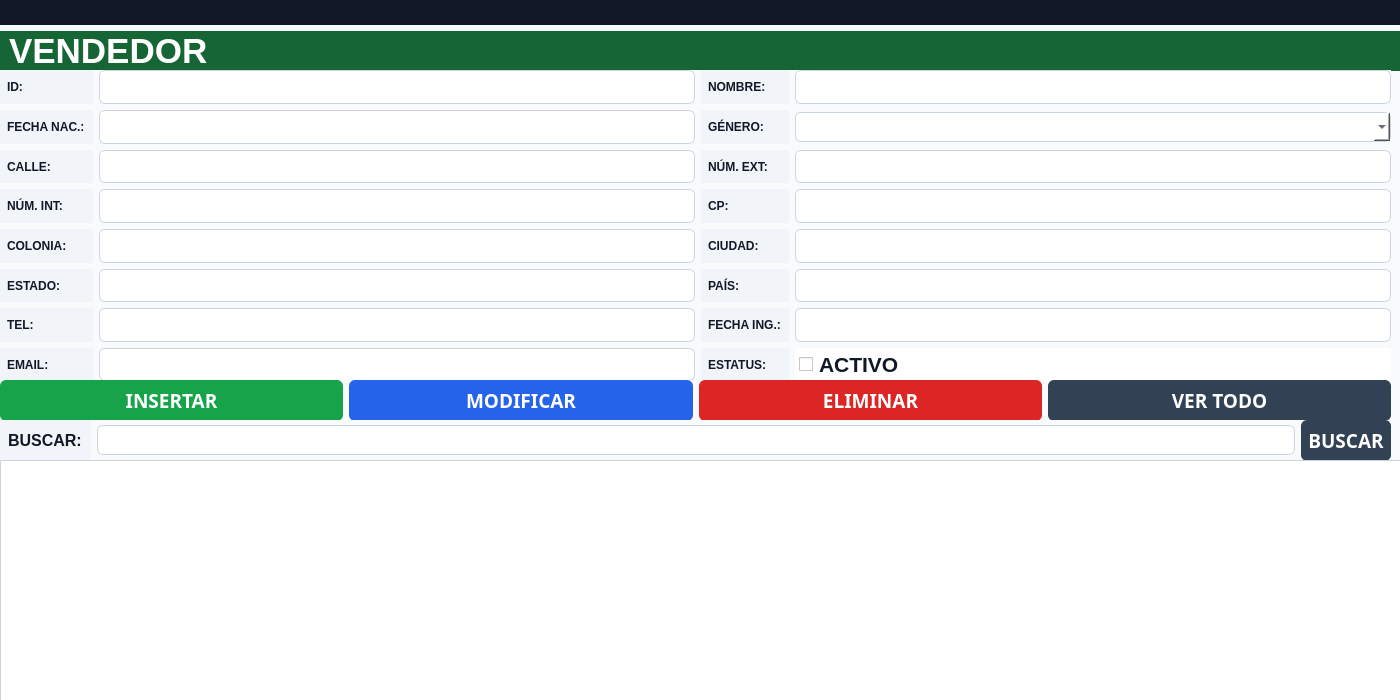
<?xml version='1.0' encoding='UTF-8'?>
<ui version="4.0">
 <class>frm_vendedor</class>
 <widget class="QFrame" name="frm_vendedor">
  <property name="geometry">
   <rect>
    <x>0</x>
    <y>0</y>
    <width>1400</width>
    <height>700</height>
   </rect>
  </property>
  <property name="windowTitle">
   <string>Vendedor</string>
  </property>
  <property name="styleSheet">
   <string notr="true">background-color: #F8FAFC;</string>
  </property>
  <widget class="QWidget" name="gridLayoutWidget_2">
   <property name="geometry">
    <rect>
     <x>0</x>
     <y>0</y>
     <width>1401</width>
     <height>71</height>
    </rect>
   </property>
   <layout class="QGridLayout" name="gridLayout_2">
    <item row="1" column="0">
     <widget class="QLabel" name="label">
      <property name="font">
       <font>
        <family>MS Shell Dlg 2</family>
        <pointsize>26</pointsize>
        <weight>75</weight>
        <bold>true</bold>
       </font>
      </property>
      <property name="layoutDirection">
       <enum>Qt::RightToLeft</enum>
      </property>
      <property name="styleSheet">
       <string notr="true">background-color: #166534;
color: #FFFFFF;
font-weight: bold;
padding-left: 10px;</string>
      </property>
      <property name="text">
       <string>VENDEDOR</string>
      </property>
     </widget>
    </item>
    <item row="0" column="0">
     <widget class="QLabel" name="label_19">
      <property name="styleSheet">
       <string notr="true">background-color: #111827;
color: #F8FAFC;
font-weight: bold;
padding-left: 6px;</string>
      </property>
      <property name="text">
       <string></string>
      </property>
     </widget>
    </item>
   </layout>
  </widget>
  <widget class="QWidget" name="gridLayoutWidget">
   <property name="geometry">
    <rect>
     <x>0</x>
     <y>70</y>
     <width>1391</width>
     <height>311</height>
    </rect>
   </property>
   <layout class="QGridLayout" name="gridLayout">
    <item row="0" column="0">
     <widget class="QLabel" name="label_2">
      <property name="font">
       <font>
        <weight>75</weight>
        <bold>true</bold>
       </font>
      </property>
      <property name="styleSheet">
       <string notr="true">background-color: #F1F5F9;
color: #111827;
font-weight: bold;
padding: 4px;</string>
      </property>
      <property name="text">
       <string>ID:</string>
      </property>
     </widget>
    </item>
    <item row="0" column="1">
     <widget class="QLineEdit" name="txt_id_vend">
      <property name="font">
       <font>
        <family>Perpetua</family>
        <pointsize>16</pointsize>
       </font>
      </property>
      <property name="styleSheet">
       <string notr="true">background-color: #FFFFFF;
color: #111827;
border: 1px solid #CBD5E1;
border-radius: 6px;
padding: 6px;</string>
      </property>
     </widget>
    </item>
    <item row="0" column="2">
     <widget class="QLabel" name="label_3">
      <property name="font">
       <font>
        <weight>75</weight>
        <bold>true</bold>
       </font>
      </property>
      <property name="styleSheet">
       <string notr="true">background-color: #F1F5F9;
color: #111827;
font-weight: bold;
padding: 4px;</string>
      </property>
      <property name="text">
       <string>NOMBRE:</string>
      </property>
     </widget>
    </item>
    <item row="0" column="3">
     <widget class="QLineEdit" name="txt_nombre_vend">
      <property name="font">
       <font>
        <family>Perpetua</family>
        <pointsize>16</pointsize>
        <weight>75</weight>
        <bold>true</bold>
       </font>
      </property>
      <property name="styleSheet">
       <string notr="true">background-color: #FFFFFF;
color: #111827;
border: 1px solid #CBD5E1;
border-radius: 6px;
padding: 6px;</string>
      </property>
     </widget>
    </item>
    <item row="1" column="0">
     <widget class="QLabel" name="label_5">
      <property name="font">
       <font>
        <weight>75</weight>
        <bold>true</bold>
       </font>
      </property>
      <property name="styleSheet">
       <string notr="true">background-color: #F1F5F9;
color: #111827;
font-weight: bold;
padding: 4px;</string>
      </property>
      <property name="text">
       <string>FECHA NAC.:</string>
      </property>
     </widget>
    </item>
    <item row="1" column="1">
     <widget class="QLineEdit" name="txt_fecha_nacimiento_vend">
      <property name="font">
       <font>
        <family>Perpetua</family>
        <pointsize>16</pointsize>
       </font>
      </property>
      <property name="styleSheet">
       <string notr="true">background-color: #FFFFFF;
color: #111827;
border: 1px solid #CBD5E1;
border-radius: 6px;
padding: 6px;</string>
      </property>
     </widget>
    </item>
    <item row="1" column="2">
     <widget class="QLabel" name="label_6">
      <property name="font">
       <font>
        <weight>75</weight>
        <bold>true</bold>
       </font>
      </property>
      <property name="styleSheet">
       <string notr="true">background-color: #F1F5F9;
color: #111827;
font-weight: bold;
padding: 4px;</string>
      </property>
      <property name="text">
       <string>GÉNERO:</string>
      </property>
     </widget>
    </item>
    <item row="2" column="0">
     <widget class="QLabel" name="label_7">
      <property name="font">
       <font>
        <weight>75</weight>
        <bold>true</bold>
       </font>
      </property>
      <property name="styleSheet">
       <string notr="true">background-color: #F1F5F9;
color: #111827;
font-weight: bold;
padding: 4px;</string>
      </property>
      <property name="text">
       <string>CALLE:</string>
      </property>
     </widget>
    </item>
    <item row="2" column="1">
     <widget class="QLineEdit" name="txt_calle_vend">
      <property name="font">
       <font>
        <family>Perpetua</family>
        <pointsize>16</pointsize>
       </font>
      </property>
      <property name="styleSheet">
       <string notr="true">background-color: #FFFFFF;
color: #111827;
border: 1px solid #CBD5E1;
border-radius: 6px;
padding: 6px;</string>
      </property>
     </widget>
    </item>
    <item row="2" column="2">
     <widget class="QLabel" name="label_8">
      <property name="font">
       <font>
        <weight>75</weight>
        <bold>true</bold>
       </font>
      </property>
      <property name="styleSheet">
       <string notr="true">background-color: #F1F5F9;
color: #111827;
font-weight: bold;
padding: 4px;</string>
      </property>
      <property name="text">
       <string>NÚM. EXT:</string>
      </property>
     </widget>
    </item>
    <item row="2" column="3">
     <widget class="QLineEdit" name="txt_num_ext_vend">
      <property name="font">
       <font>
        <family>Perpetua</family>
        <pointsize>16</pointsize>
       </font>
      </property>
      <property name="styleSheet">
       <string notr="true">background-color: #FFFFFF;
color: #111827;
border: 1px solid #CBD5E1;
border-radius: 6px;
padding: 6px;</string>
      </property>
     </widget>
    </item>
    <item row="3" column="0">
     <widget class="QLabel" name="label_9">
      <property name="font">
       <font>
        <weight>75</weight>
        <bold>true</bold>
       </font>
      </property>
      <property name="styleSheet">
       <string notr="true">background-color: #F1F5F9;
color: #111827;
font-weight: bold;
padding: 4px;</string>
      </property>
      <property name="text">
       <string>NÚM. INT:</string>
      </property>
     </widget>
    </item>
    <item row="3" column="1">
     <widget class="QLineEdit" name="txt_num_int_vend">
      <property name="font">
       <font>
        <family>Perpetua</family>
        <pointsize>16</pointsize>
       </font>
      </property>
      <property name="styleSheet">
       <string notr="true">background-color: #FFFFFF;
color: #111827;
border: 1px solid #CBD5E1;
border-radius: 6px;
padding: 6px;</string>
      </property>
     </widget>
    </item>
    <item row="3" column="2">
     <widget class="QLabel" name="label_10">
      <property name="font">
       <font>
        <weight>75</weight>
        <bold>true</bold>
       </font>
      </property>
      <property name="styleSheet">
       <string notr="true">background-color: #F1F5F9;
color: #111827;
font-weight: bold;
padding: 4px;</string>
      </property>
      <property name="text">
       <string>CP:</string>
      </property>
     </widget>
    </item>
    <item row="3" column="3">
     <widget class="QLineEdit" name="txt_cp_vend">
      <property name="font">
       <font>
        <family>Perpetua</family>
        <pointsize>16</pointsize>
       </font>
      </property>
      <property name="styleSheet">
       <string notr="true">background-color: #FFFFFF;
color: #111827;
border: 1px solid #CBD5E1;
border-radius: 6px;
padding: 6px;</string>
      </property>
     </widget>
    </item>
    <item row="4" column="0">
     <widget class="QLabel" name="label_11">
      <property name="font">
       <font>
        <weight>75</weight>
        <bold>true</bold>
       </font>
      </property>
      <property name="styleSheet">
       <string notr="true">background-color: #F1F5F9;
color: #111827;
font-weight: bold;
padding: 4px;</string>
      </property>
      <property name="text">
       <string>COLONIA:</string>
      </property>
     </widget>
    </item>
    <item row="4" column="1">
     <widget class="QLineEdit" name="txt_colonia_vend">
      <property name="font">
       <font>
        <family>Perpetua</family>
        <pointsize>16</pointsize>
       </font>
      </property>
      <property name="styleSheet">
       <string notr="true">background-color: #FFFFFF;
color: #111827;
border: 1px solid #CBD5E1;
border-radius: 6px;
padding: 6px;</string>
      </property>
     </widget>
    </item>
    <item row="4" column="2">
     <widget class="QLabel" name="label_12">
      <property name="font">
       <font>
        <weight>75</weight>
        <bold>true</bold>
       </font>
      </property>
      <property name="styleSheet">
       <string notr="true">background-color: #F1F5F9;
color: #111827;
font-weight: bold;
padding: 4px;</string>
      </property>
      <property name="text">
       <string>CIUDAD:</string>
      </property>
     </widget>
    </item>
    <item row="4" column="3">
     <widget class="QLineEdit" name="txt_ciudad_vend">
      <property name="font">
       <font>
        <family>Perpetua</family>
        <pointsize>16</pointsize>
       </font>
      </property>
      <property name="styleSheet">
       <string notr="true">background-color: #FFFFFF;
color: #111827;
border: 1px solid #CBD5E1;
border-radius: 6px;
padding: 6px;</string>
      </property>
     </widget>
    </item>
    <item row="5" column="0">
     <widget class="QLabel" name="label_13">
      <property name="font">
       <font>
        <weight>75</weight>
        <bold>true</bold>
       </font>
      </property>
      <property name="styleSheet">
       <string notr="true">background-color: #F1F5F9;
color: #111827;
font-weight: bold;
padding: 4px;</string>
      </property>
      <property name="text">
       <string>ESTADO:</string>
      </property>
     </widget>
    </item>
    <item row="5" column="1">
     <widget class="QLineEdit" name="txt_estado_vend">
      <property name="font">
       <font>
        <family>Perpetua</family>
        <pointsize>16</pointsize>
       </font>
      </property>
      <property name="styleSheet">
       <string notr="true">background-color: #FFFFFF;
color: #111827;
border: 1px solid #CBD5E1;
border-radius: 6px;
padding: 6px;</string>
      </property>
     </widget>
    </item>
    <item row="5" column="2">
     <widget class="QLabel" name="label_14">
      <property name="font">
       <font>
        <weight>75</weight>
        <bold>true</bold>
       </font>
      </property>
      <property name="styleSheet">
       <string notr="true">background-color: #F1F5F9;
color: #111827;
font-weight: bold;
padding: 4px;</string>
      </property>
      <property name="text">
       <string>PAÍS:</string>
      </property>
     </widget>
    </item>
    <item row="5" column="3">
     <widget class="QLineEdit" name="txt_pais_vend">
      <property name="font">
       <font>
        <family>Perpetua</family>
        <pointsize>16</pointsize>
       </font>
      </property>
      <property name="styleSheet">
       <string notr="true">background-color: #FFFFFF;
color: #111827;
border: 1px solid #CBD5E1;
border-radius: 6px;
padding: 6px;</string>
      </property>
     </widget>
    </item>
    <item row="6" column="0">
     <widget class="QLabel" name="label_15">
      <property name="font">
       <font>
        <weight>75</weight>
        <bold>true</bold>
       </font>
      </property>
      <property name="styleSheet">
       <string notr="true">background-color: #F1F5F9;
color: #111827;
font-weight: bold;
padding: 4px;</string>
      </property>
      <property name="text">
       <string>TEL:</string>
      </property>
     </widget>
    </item>
    <item row="6" column="1">
     <widget class="QLineEdit" name="txt_tel_vend">
      <property name="font">
       <font>
        <family>Perpetua</family>
        <pointsize>16</pointsize>
       </font>
      </property>
      <property name="styleSheet">
       <string notr="true">background-color: #FFFFFF;
color: #111827;
border: 1px solid #CBD5E1;
border-radius: 6px;
padding: 6px;</string>
      </property>
     </widget>
    </item>
    <item row="6" column="2">
     <widget class="QLabel" name="label_16">
      <property name="font">
       <font>
        <weight>75</weight>
        <bold>true</bold>
       </font>
      </property>
      <property name="styleSheet">
       <string notr="true">background-color: #F1F5F9;
color: #111827;
font-weight: bold;
padding: 4px;</string>
      </property>
      <property name="text">
       <string>FECHA ING.:</string>
      </property>
     </widget>
    </item>
    <item row="6" column="3">
     <widget class="QLineEdit" name="txt_fecha_ingreso_vend">
      <property name="font">
       <font>
        <family>Perpetua</family>
        <pointsize>16</pointsize>
       </font>
      </property>
      <property name="styleSheet">
       <string notr="true">background-color: #FFFFFF;
color: #111827;
border: 1px solid #CBD5E1;
border-radius: 6px;
padding: 6px;</string>
      </property>
     </widget>
    </item>
    <item row="7" column="0">
     <widget class="QLabel" name="label_17">
      <property name="font">
       <font>
        <weight>75</weight>
        <bold>true</bold>
       </font>
      </property>
      <property name="styleSheet">
       <string notr="true">background-color: #F1F5F9;
color: #111827;
font-weight: bold;
padding: 4px;</string>
      </property>
      <property name="text">
       <string>EMAIL:</string>
      </property>
     </widget>
    </item>
    <item row="7" column="1">
     <widget class="QLineEdit" name="txt_email_vend">
      <property name="font">
       <font>
        <family>Perpetua</family>
        <pointsize>16</pointsize>
       </font>
      </property>
      <property name="styleSheet">
       <string notr="true">background-color: #FFFFFF;
color: #111827;
border: 1px solid #CBD5E1;
border-radius: 6px;
padding: 6px;</string>
      </property>
     </widget>
    </item>
    <item row="7" column="2">
     <widget class="QLabel" name="label_18">
      <property name="font">
       <font>
        <weight>75</weight>
        <bold>true</bold>
       </font>
      </property>
      <property name="styleSheet">
       <string notr="true">background-color: #F1F5F9;
color: #111827;
font-weight: bold;
padding: 4px;</string>
      </property>
      <property name="text">
       <string>ESTATUS:</string>
      </property>
     </widget>
    </item>
    <item row="7" column="3">
     <widget class="QCheckBox" name="chb_estatus_vend">
      <property name="font">
       <font>
        <family>Yu Gothic UI</family>
        <pointsize>16</pointsize>
        <weight>75</weight>
        <bold>true</bold>
       </font>
      </property>
      <property name="styleSheet">
       <string notr="true">background-color: #FFFFFF;
color: #111827;
font-weight: bold;
padding: 4px;</string>
      </property>
      <property name="text">
       <string>ACTIVO</string>
      </property>
     </widget>
    </item>
    <item row="1" column="3">
     <widget class="QComboBox" name="cmb_genero_vend">
      <property name="styleSheet">
       <string notr="true">background-color: #FFFFFF;
color: #111827;
border: 1px solid #CBD5E1;
border-radius: 6px;
padding: 6px;</string>
      </property>
     </widget>
    </item>
   </layout>
  </widget>
  <widget class="QWidget" name="gridLayoutWidget_4">
   <property name="geometry">
    <rect>
     <x>0</x>
     <y>380</y>
     <width>1391</width>
     <height>41</height>
    </rect>
   </property>
   <layout class="QGridLayout" name="gridLayout_4">
    <item row="0" column="0">
     <widget class="QPushButton" name="btn_insertar_vend">
      <property name="font">
       <font>
        <family>Nirmala Text</family>
        <pointsize>14</pointsize>
        <weight>75</weight>
        <bold>true</bold>
       </font>
      </property>
      <property name="styleSheet">
       <string notr="true">background-color: #16A34A;
color: #FFFFFF;
border: none;
border-radius: 6px;
padding: 7px;
font-weight: bold;</string>
      </property>
      <property name="text">
       <string>INSERTAR</string>
      </property>
     </widget>
    </item>
    <item row="0" column="1">
     <widget class="QPushButton" name="btn_modificar_vend">
      <property name="font">
       <font>
        <family>Nirmala Text</family>
        <pointsize>14</pointsize>
        <weight>75</weight>
        <bold>true</bold>
       </font>
      </property>
      <property name="styleSheet">
       <string notr="true">background-color: #2563EB;
color: #FFFFFF;
border: none;
border-radius: 6px;
padding: 7px;
font-weight: bold;</string>
      </property>
      <property name="text">
       <string>MODIFICAR</string>
      </property>
     </widget>
    </item>
    <item row="0" column="2">
     <widget class="QPushButton" name="btn_eliminar_vend">
      <property name="font">
       <font>
        <family>Nirmala Text</family>
        <pointsize>14</pointsize>
        <weight>75</weight>
        <bold>true</bold>
       </font>
      </property>
      <property name="styleSheet">
       <string notr="true">background-color: #DC2626;
color: #FFFFFF;
border: none;
border-radius: 6px;
padding: 7px;
font-weight: bold;</string>
      </property>
      <property name="text">
       <string>ELIMINAR</string>
      </property>
     </widget>
    </item>
    <item row="0" column="3">
     <widget class="QPushButton" name="btn_vertodo_vend">
      <property name="font">
       <font>
        <family>Nirmala Text</family>
        <pointsize>14</pointsize>
        <weight>75</weight>
        <bold>true</bold>
       </font>
      </property>
      <property name="styleSheet">
       <string notr="true">background-color: #334155;
color: #FFFFFF;
border: none;
border-radius: 6px;
padding: 7px;
font-weight: bold;</string>
      </property>
      <property name="text">
       <string>VER TODO</string>
      </property>
     </widget>
    </item>
   </layout>
  </widget>
  <widget class="QWidget" name="gridLayoutWidget_5">
   <property name="geometry">
    <rect>
     <x>0</x>
     <y>420</y>
     <width>1391</width>
     <height>41</height>
    </rect>
   </property>
   <layout class="QGridLayout" name="gridLayout_5">
    <item row="0" column="0">
     <widget class="QLabel" name="label_4">
      <property name="font">
       <font>
        <family>Microsoft YaHei UI</family>
        <pointsize>12</pointsize>
        <weight>75</weight>
        <bold>true</bold>
       </font>
      </property>
      <property name="styleSheet">
       <string notr="true">background-color: #F1F5F9;
color: #111827;
font-weight: bold;
padding: 4px;</string>
      </property>
      <property name="text">
       <string>BUSCAR:</string>
      </property>
     </widget>
    </item>
    <item row="0" column="1">
     <widget class="QLineEdit" name="txt_buscar_vend">
      <property name="styleSheet">
       <string notr="true">background-color: #FFFFFF;
color: #111827;
border: 1px solid #CBD5E1;
border-radius: 6px;
padding: 6px;</string>
      </property>
     </widget>
    </item>
    <item row="0" column="2">
     <widget class="QPushButton" name="btn_buscar_vend">
      <property name="font">
       <font>
        <family>Nirmala Text</family>
        <pointsize>14</pointsize>
        <weight>75</weight>
        <bold>true</bold>
       </font>
      </property>
      <property name="styleSheet">
       <string notr="true">background-color: #334155;
color: #FFFFFF;
border: none;
border-radius: 6px;
padding: 7px;
font-weight: bold;</string>
      </property>
      <property name="text">
       <string>BUSCAR</string>
      </property>
     </widget>
    </item>
   </layout>
  </widget>
  <widget class="QWidget" name="gridLayoutWidget_3">
   <property name="geometry">
    <rect>
     <x>0</x>
     <y>460</y>
     <width>1401</width>
     <height>241</height>
    </rect>
   </property>
   <layout class="QGridLayout" name="gridLayout_3">
    <item row="0" column="0">
     <widget class="QTableWidget" name="tbl_vend">
      <property name="styleSheet">
       <string notr="true">QTableWidget {
    background-color: #FFFFFF;
    color: #111827;
    gridline-color: #CBD5E1;
    border: 1px solid #CBD5E1;
    selection-background-color: #DCFCE7;
    selection-color: #111827;
}
QHeaderView::section {
    background-color: #E2E8F0;
    color: #111827;
    font-weight: bold;
    padding: 5px;
    border: 1px solid #CBD5E1;
}</string>
      </property>
      <property name="alternatingRowColors">
       <bool>true</bool>
      </property>
      <property name="selectionBehavior">
       <enum>QAbstractItemView::SelectRows</enum>
      </property>
      <property name="selectionMode">
       <enum>QAbstractItemView::SingleSelection</enum>
      </property>
      <property name="minimumSize">
       <size>
        <width>0</width>
        <height>220</height>
       </size>
      </property>
     </widget>
    </item>
   </layout>
  </widget>
 </widget>
 <resources />
 <connections />
</ui>
